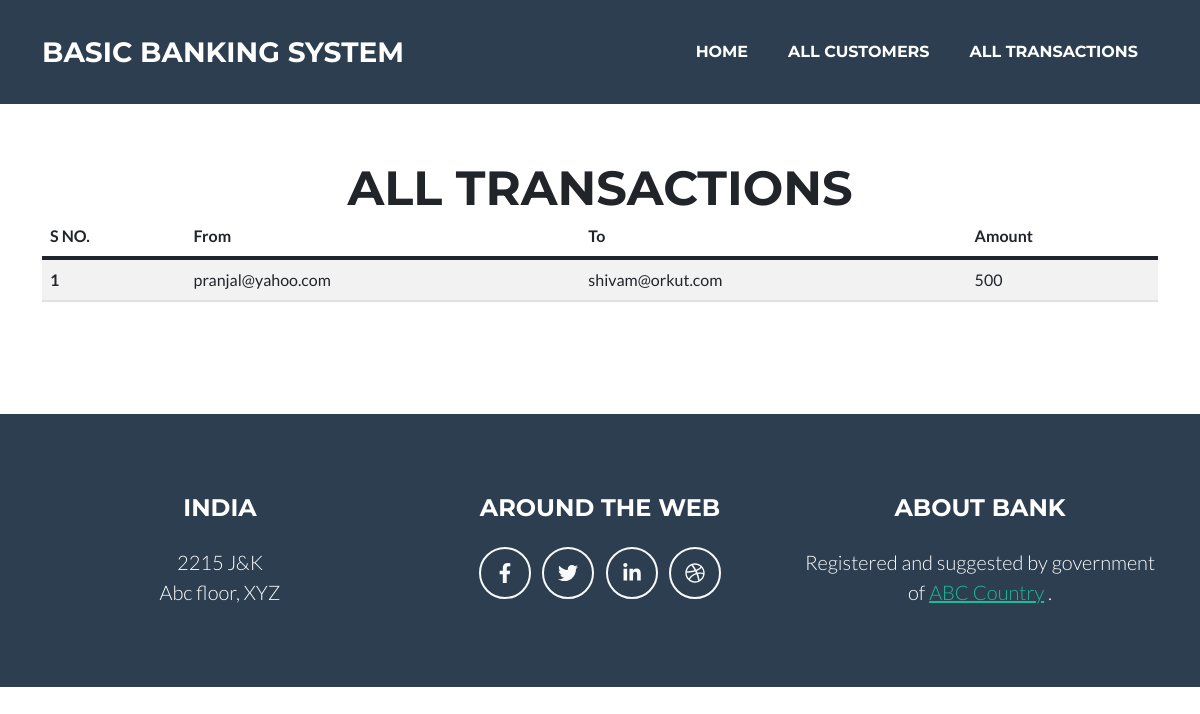
/transaction.php, run on the app's committed database.
### tables this page shows
CREATE TABLE `transaction` (
  `Tran_ID` varchar(255) NOT NULL,
  `From` varchar(255) NOT NULL,
  `To` varchar(255) NOT NULL,
  `Amount` decimal(10,0) NOT NULL
);

### transaction.php (the view, shortened to what this page needs)
<!DOCTYPE html>
<html lang="en">
<head>
    <link href="css/styles.css" rel="stylesheet" />
</head>
<body id="page-top">
    <nav class="navbar navbar-expand-lg bg-secondary text-uppercase fixed-top" id="mainNav">
        <div class="container">
            <a class="navbar-brand" href="#page-top">Basic Banking System</a>
            <div class="collapse navbar-collapse" id="navbarResponsive">
                <ul class="navbar-nav ms-auto">
                    <li class="nav-item mx-0 mx-lg-1"><a class="nav-link py-3 px-0 px-lg-3 rounded"
                            href="index.php">Home</a></li>
                    <li class="nav-item mx-0 mx-lg-1"><a class="nav-link py-3 px-0 px-lg-3 rounded"
                            href="./customers.php">All Customers</a></li>
                    <li class="nav-item mx-0 mx-lg-1"><a class="nav-link py-3 px-0 px-lg-3 rounded"
                            href="./transaction.php">All transactions</a></li>
                </ul>
            </div>
        </div>
    </nav>
    <section class="page-section mb-0" id="about">
        <div class="container">
            <br><br><br>
            <h2 class="page-section-heading text-center text-uppercase">All Transactions</h2>
            <table class="table table-striped">
                <thead>
                    <tr>
                        <th scope="col">S NO.</th>
                        <th scope="col">From</th>
                        <th scope="col">To</th>
                        <th scope="col">Amount</th>
                    </tr>
                </thead>
                <tbody>
                    <?php
                    require 'connection.php';
                    $query = "SELECT * FROM `transaction` ORDER BY `Tran_ID` DESC";
                    $result = mysqli_query($con,$query);
                    if(mysqli_num_rows($result) > 0){
                        $sn=1;
                        while($data = mysqli_fetch_assoc($result)){
                            echo '
                            <tr>
                                <th scope="row">'.$sn.'</th>
                                <td>'.$data['From'].'</td>
                                <td>'.$data['To'].'</td>
                                <td>'.$data['Amount'].'</td>
                            </tr>
                            ';
                            $sn++;
                        }
                    }else{
                        echo '
                        <tr>
                        <th scope="row" colspan="4">No Data Found</th>
                    </tr>
                        ';
                    }
                    ?>
                </tbody>
            </table>
        </div>
    </section>
    <footer class="footer text-center">
        <div class="container">
            <div class="row">
                <div class="col-lg-4 mb-5 mb-lg-0">
                    <h4 class="text-uppercase mb-4">India</h4>
                    <p class="lead mb-0">
                        2215 J&K
                        <br />
                        Abc floor, XYZ
                    </p>
                </div>
                <div class="col-lg-4 mb-5 mb-lg-0">
                    <h4 class="text-uppercase mb-4">Around the Web</h4>
                    <a class="btn btn-outline-light btn-social mx-1" href="#!"><i
                            class="fab fa-fw fa-facebook-f"></i></a>
                    <a class="btn btn-outline-light btn-social mx-1" href="#!"><i class="fab fa-fw fa-twitter"></i></a>
                    <a class="btn btn-outline-light btn-social mx-1" href="#!"><i
                            class="fab fa-fw fa-linkedin-in"></i></a>
                    <a class="btn btn-outline-light btn-social mx-1" href="#!"><i class="fab fa-fw fa-dribbble"></i></a>
                </div>
                <div class="col-lg-4">
                    <h4 class="text-uppercase mb-4">About Bank</h4>
                    <p class="lead mb-0">
                        Registered and suggested by government of
                        <a href="#">ABC Country</a>
                        .
                    </p>
                </div>
            </div>
        </div>
    </footer>
</body>
</html>

### data on the page
transaction: From "pranjal@yahoo.com", To "shivam@orkut.com", Amount "500"
